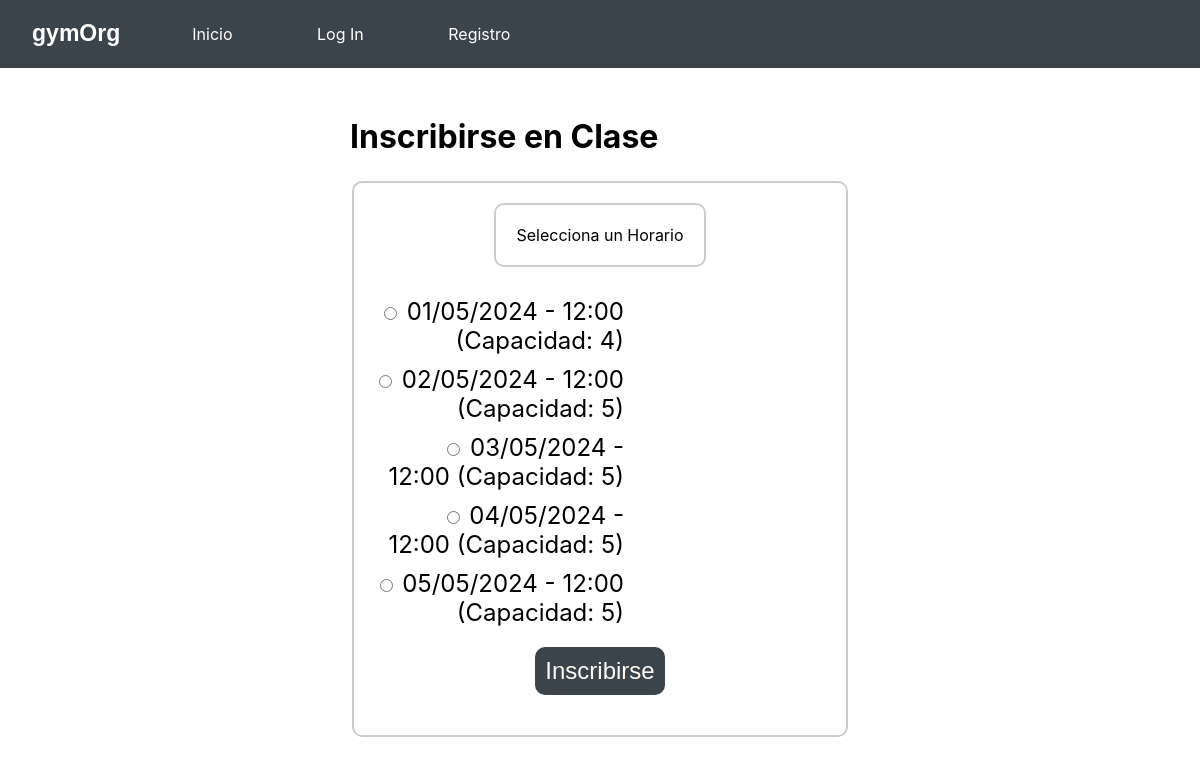
The app's page /inscribirClase.php?id=3 with its own data.
### tables this page shows
CREATE TABLE HorariosClases (

    HorarioID INT AUTO_INCREMENT PRIMARY KEY,
    ClaseID INT,
    Fecha DATE NOT NULL,
    HoraInicio TIME NOT NULL,
    Duracion INT NOT NULL,
    Capacidad INT NOT NULL,
    FOREIGN KEY (ClaseID) REFERENCES Clases(ClaseID)

);

### inscribirClase.php (the view, shortened to what this page needs)
<?php
$ClaseID = $_SESSION['clase_id'];
$conn = conexionBD();
$query = "SELECT hc.HorarioID, hc.Fecha, hc.HoraInicio, hc.Capacidad, COUNT(i.InscripcionID) AS Inscritos
          FROM HorariosClases hc
          LEFT JOIN Inscripciones i ON hc.HorarioID = i.HorarioID
          WHERE hc.ClaseID = ?
          GROUP BY hc.HorarioID, hc.Fecha, hc.HoraInicio, hc.Capacidad";
$stmt = $conn->prepare($query);
$stmt->bind_param('i', $ClaseID);
$stmt->execute();
$result = $stmt->get_result();
$horariosDisponibles = [];
while ($row = $result->fetch_assoc()) {
    $capacidadMaxima = $row['Capacidad'];
    $inscritos = $row['Inscritos'];
    $capacidadDisponible = $capacidadMaxima - $inscritos;
    $row['CapacidadDisponible'] = $capacidadDisponible;
    $horariosDisponibles[] = $row;
}
?>
<!DOCTYPE html>
<html lang="es">
<head>
    <link rel="stylesheet" href="css/inscripcion.css">
</head>
<body>
    <div class="topbar">
        <div class="topbar-name">
            <a class="topbar-name">gymOrg</a>
        </div>
        <div>
            <a href="index.php" class="topbar-item">Inicio</a>
            <a href="login.php" class="topbar-item">Log In</a>
            <a href="registro.php" class="topbar-item">Registro</a>
        </div>
    </div>
    <main>
        <article>
            <h1>Inscribirse en Clase</h1>
            <form action="inscribirClase.php" method="POST">
                <fieldset>
                    <div class="legenda">
                        <legend>Selecciona un Horario</legend>
                    </div>
                    <?php foreach ($horariosDisponibles as $horario) : ?>
                        <div>
                            <label>
                                <input type="radio" name="Horario_ID" value="<?= $horario['HorarioID'] ?>"
                                    <?= $horario['CapacidadDisponible'] <= 0 ? 'disabled' : '' ?> required>
                                <?= date('d/m/Y', strtotime($horario['Fecha'])) ?> - <?= date('H:i', strtotime($horario['HoraInicio'])) ?>
                                (Capacidad: <?= $horario['CapacidadDisponible'] ?>)
                            </label>
                        </div>
                    <?php endforeach; ?>
                    <div class="boton">
                        <button type="submit" name="inscribir">Inscribirse</button>
                    </div>
                </fieldset>
            </form>
        </article>
    </main>
</body>
</html>

### css/inscripcion.css (style rules this page uses)
html { font-family: 'Inter', Arial, sans-serif; background-color: white; padding: 0; }
.topbar { background-color: #3B444B; overflow: hidden; display: flex; width: 100vw; left: 0; right: 0; top: 0; position:fixed; }
.topbar-item { display:inline-grid; color: white; text-align: center; padding: 24px 40px; text-decoration: none; }
.topbar-name { float: left; display: block; color: white; text-align: center; padding: 10px 16px; text-decoration: none; font-family: sans-serif; font-weight: bolder; font-size:larger; text-align: center; }
h1 { font-size: 4em; }
body { display: flex; justify-content: center; align-items: center; margin-top: 8%; }
label { display: inline-block; width: 250px; text-align: right; font-size: 1.5rem; }
input, button { border: 2px solid #ccc; border-radius: 10px; font-size: 1.5rem; padding: 10px; }
form { margin: 25px auto; width: 500px; }
button { background: #3B444B; color: #FEFBF4; border: none; align-self: center; }
.boton { justify-content: center; display: flex; padding: 10px; }
legend, fieldset { border: 2px solid #ccc; border-radius: 10px; padding: 20px; margin-bottom: 20px; }
fieldset div { display: flex; align-items: center; margin-bottom: 10px; }
fieldset label { margin-right: 10px; }
.legenda { display: flex; flex-direction: column; }
:-webkit-any(article, aside, nav, section) h1 { font-size: 2em; margin-block-start: 0.67em; margin-block-end: 0.67em; }

### records on screen
horariosclases: Fecha "01/05/2024", HoraInicio "12:00", CapacidadDisponible "4"
horariosclases: Capacidad "☐ 02/05/2024 - 12:00 (Capacidad:", Fecha "02/05/2024", HoraInicio "12:00", Capacidad "5"
horariosclases: Capacidad "☐ 03/05/2024 - 12:00 (Capacidad:", Fecha "03/05/2024", HoraInicio "12:00", Capacidad "5"
horariosclases: Capacidad "☐ 04/05/2024 - 12:00 (Capacidad:", Fecha "04/05/2024", HoraInicio "12:00", Capacidad "5"
horariosclases: Capacidad "☐ 05/05/2024 - 12:00 (Capacidad:", Fecha "05/05/2024", HoraInicio "12:00", Capacidad "5"
